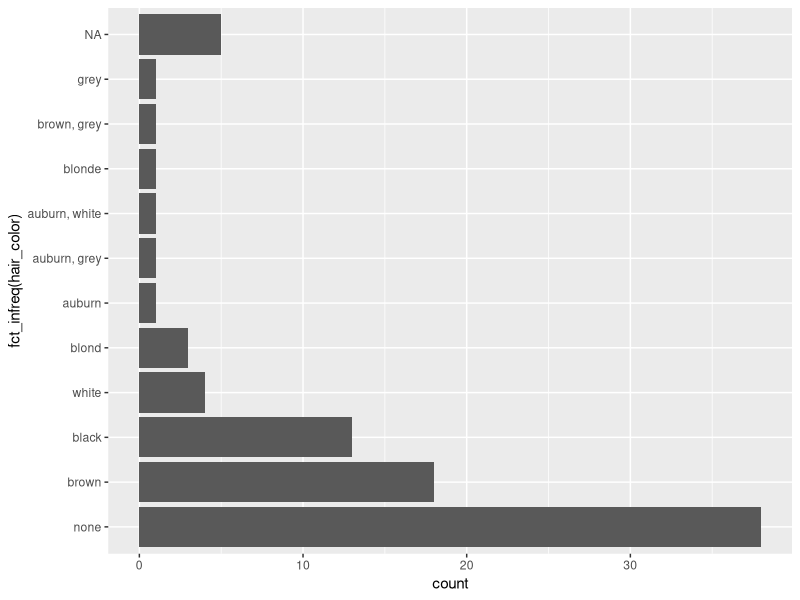
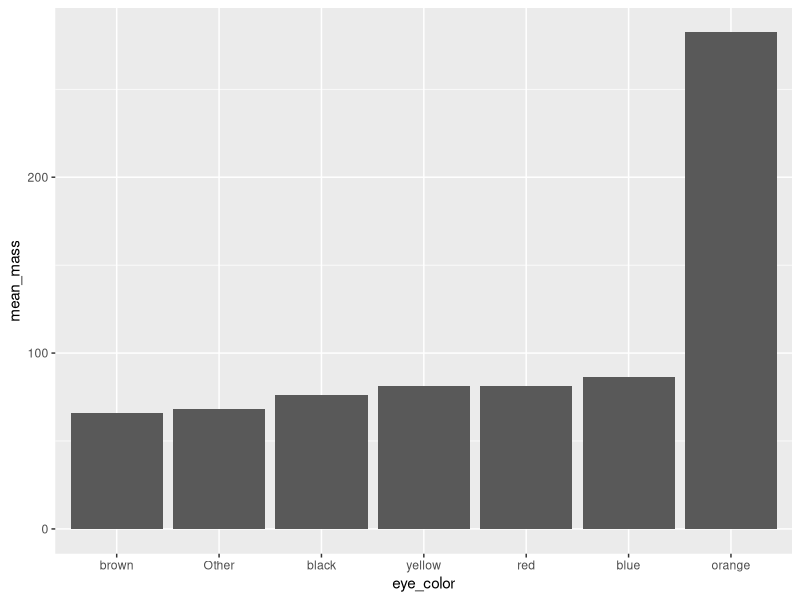
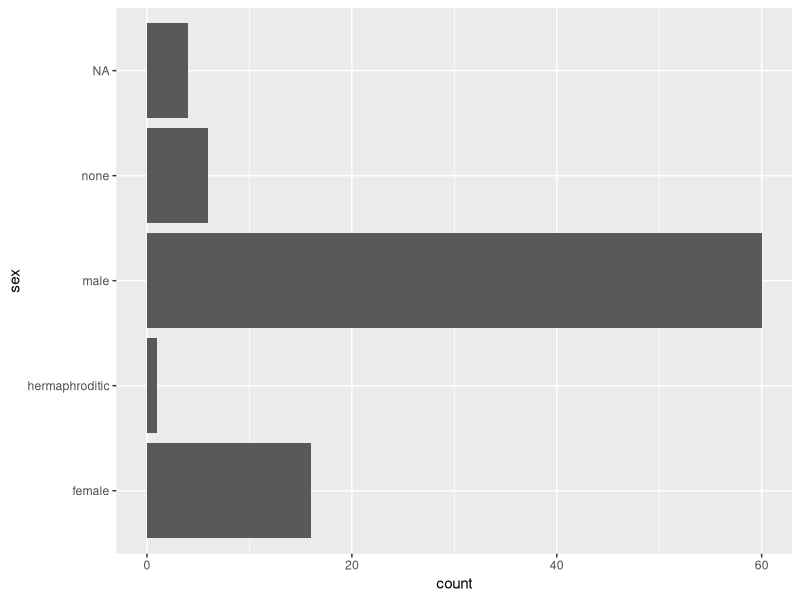
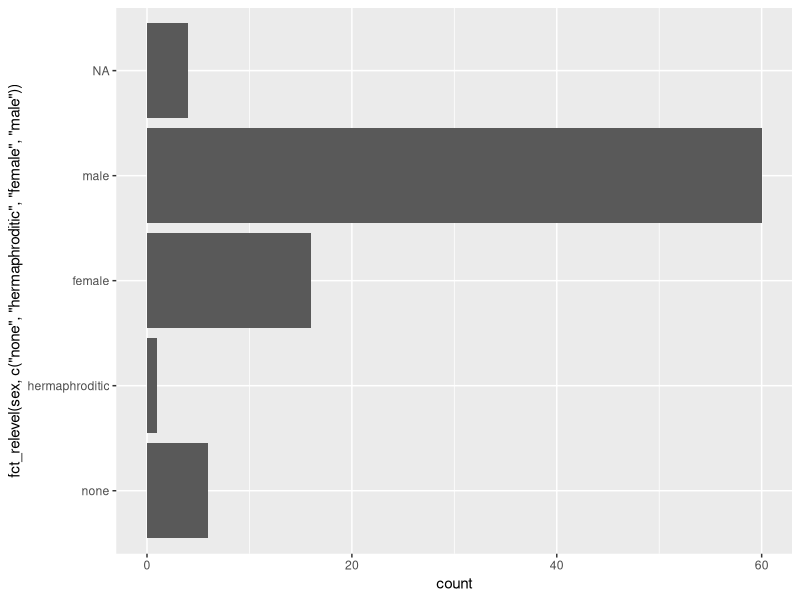

Recreate these plots in R, in order.
library(dplyr)
library(ggplot2)
library(forcats)

starwars

#orgaize order of bars by frequency
ggplot(starwars, aes(x = fct_infreq(hair_color))) +
  geom_bar() +
  coord_flip()

#Lumping
starwars %>%
  count(skin_color, sort = TRUE)

starwars %>% #Sort AND organize by counts
  mutate(skin_color = fct_lump(skin_color), n = 5) %>%
  count(skin_color, sort = TRUE)

# Relevel by other variable
avg_mass_eye_color <- starwars %>%
  mutate(eye_color = fct_lump(eye_color, n = 6)) %>%
  group_by(eye_color)%>%
  summarize(mean_mass = mean(mass, na.rm = TRUE))

avg_mass_eye_color

avg_mass_eye_color %>%
  mutate(eye_color = fct_reorder(eye_color, mean_mass)) %>%
  ggplot(aes(x = eye_color, y = mean_mass)) +
  geom_col()


#Manual relevel
starwars$sex <- as.factor(starwars$sex)
  ggplot(starwars, aes(x = sex)) +
  geom_bar() +
  coord_flip()

levels(starwars$sex)
ggplot(starwars, aes(x = fct_relevel(sex, c("none", "hermaphroditic", "female", "male")))) +
  geom_bar() +
  coord_flip()
